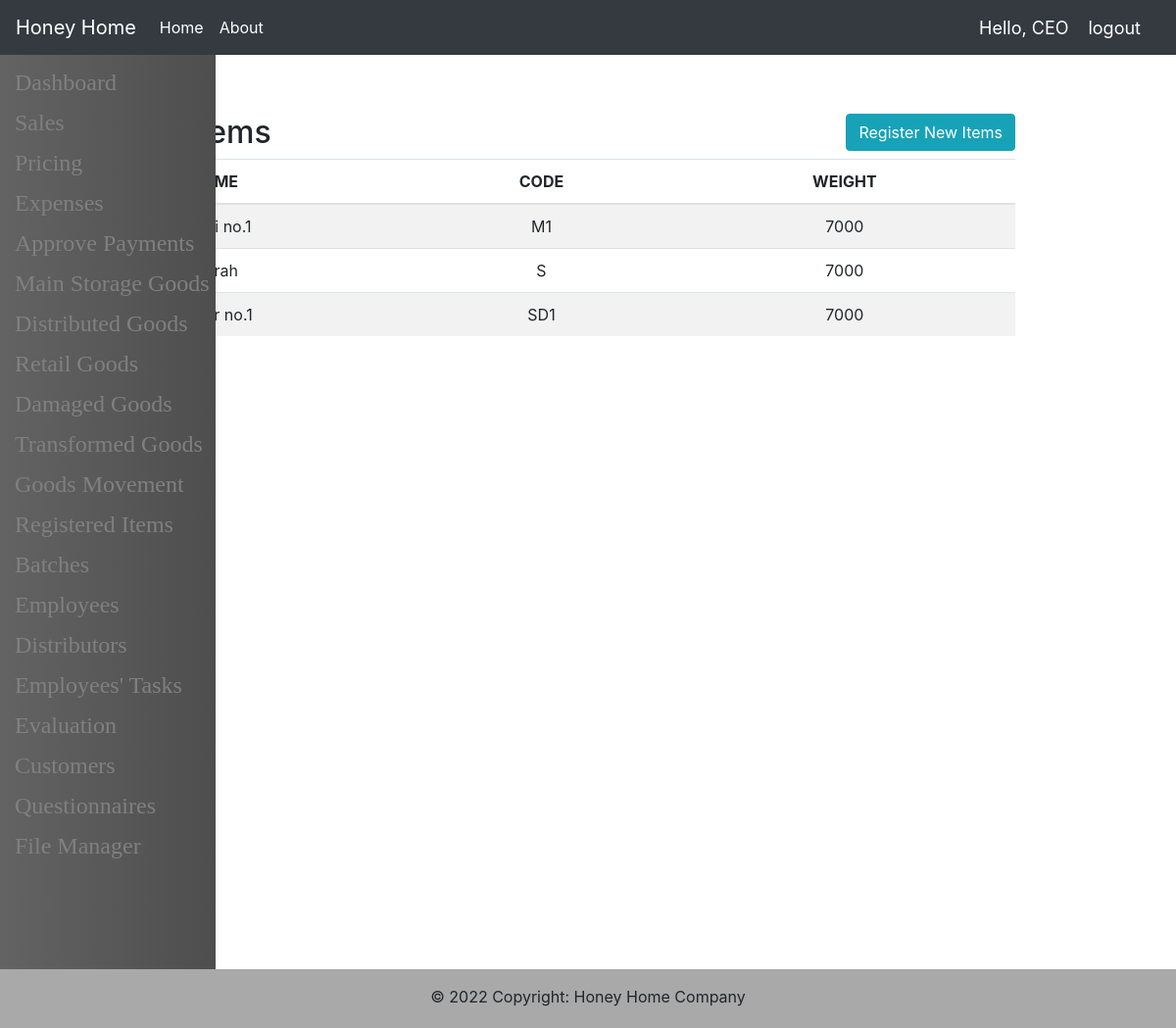
The page /WarehouseAdmin/Registered-Items (signed in) on the database its author committed.
### warehouse_admin/models.py (models this page shows, shortened)
class ItemType(models.Model):
    id = models.AutoField(primary_key=True)
    name = models.CharField(max_length=20)
    code = models.CharField(max_length=10, null=True, blank=True)
    weight = models.IntegerField(null=True, blank=True)
    is_retail = models.BooleanField(default=False, null=True, blank=True)

### warehouse_admin/views.py (the view)
# urls.py: path('Registered-Items', views.RegisteredItemsPage, name='RegisteredItemsPage'),
def RegisteredItemsPage(request):
    Items = ItemType.objects.all()
    context = {'Items': Items, 'base': base(
        request), 'EmployeeTasks': EmployeeTasks(request)}
    return render(request, 'warehouse_admin/registered_items.html', context)

### main/utils.py (called while the page is built)
def getRequesterRole(request) -> str:
    return request.user.groups.all()[0].name

def getUserBaseTemplate(request) -> str:
    Role: str = getRequesterRole(request)
    base: str = ''
    for i in Role.split(' '):
        base += i.lower()
        if Role.split(' ')[-1] != i:
            base += '_'
    base += '/base.html'
    return base

def getEmployeesTasks(request) -> QuerySet:
    employee = Employee.objects.get(account=request.user)
    Tasks = Task.objects.filter(~Q(status="Late-Submission") &
                                ~Q(status="On-Time"), employee=employee)
    return Tasks

### templates/warehouse_admin/registered_items.html (shortened to what this page needs)
{% extends base %}
{% block content %}
<div style="float: right;">
    <td><a id="button" class="btn btn-xs btn-info" href="{% url 'RegisterItemPage' %}">Register New Items</a></td>
</div>
<h2>Registered Items</h2>
<table style="text-align:center;" class="table table-striped">
    <thead>
    <tr>
        <th scope="col">NAME</th>
        <th scope="col">CODE</th>
        <th scope="col">WEIGHT</th>
    </tr>
    </thead>
    <tbody>
    {% for item in Items %}
    <tr>
        <td>{{item.name}}</td>
        <td>{{item.code}}</td>
        <td>{{item.weight}}</td>
    </tr>
    {% endfor %}
    </tbody>
</table>
{% endblock %}

### templates/navbar.html (shortened to what this page needs)
<nav class="navbar navbar-expand-lg navbar-dark bg-dark">
  <a class="navbar-brand">Honey Home</a>
  <div class="collapse navbar-collapse" id="navbarNavAltMarkup">
    <div class="navbar-nav">
      <a class="nav-item nav-link active" href="{% url 'Index' %}">Home</a>
      <a class="nav-item nav-link active" href="{% url 'About' %}">About</a>
    </div>
  </div>
  {% if request.user.is_authenticated %}
    <span class='hellomessage'>Hello, {{request.user}}</span>
    <span ><a class='logout' href="{% url 'Logout' %}">logout</a></span>
  {% endif %}
</nav>

### templates/navbar.html (style rules this page uses)
.hellomessage, .logout { color: #fff; text-align: left; font-size: 18px; margin-right: 20px; text-decoration: none; }

### rows shown on the page
ItemType: name "Marai no.1", code "M1", weight "7000"
ItemType: name "Smrah", code "S", weight "7000"
ItemType: name "Seder no.1", code "SD1", weight "7000"

### other values the page prints
{{ request.user }} "CEO"
